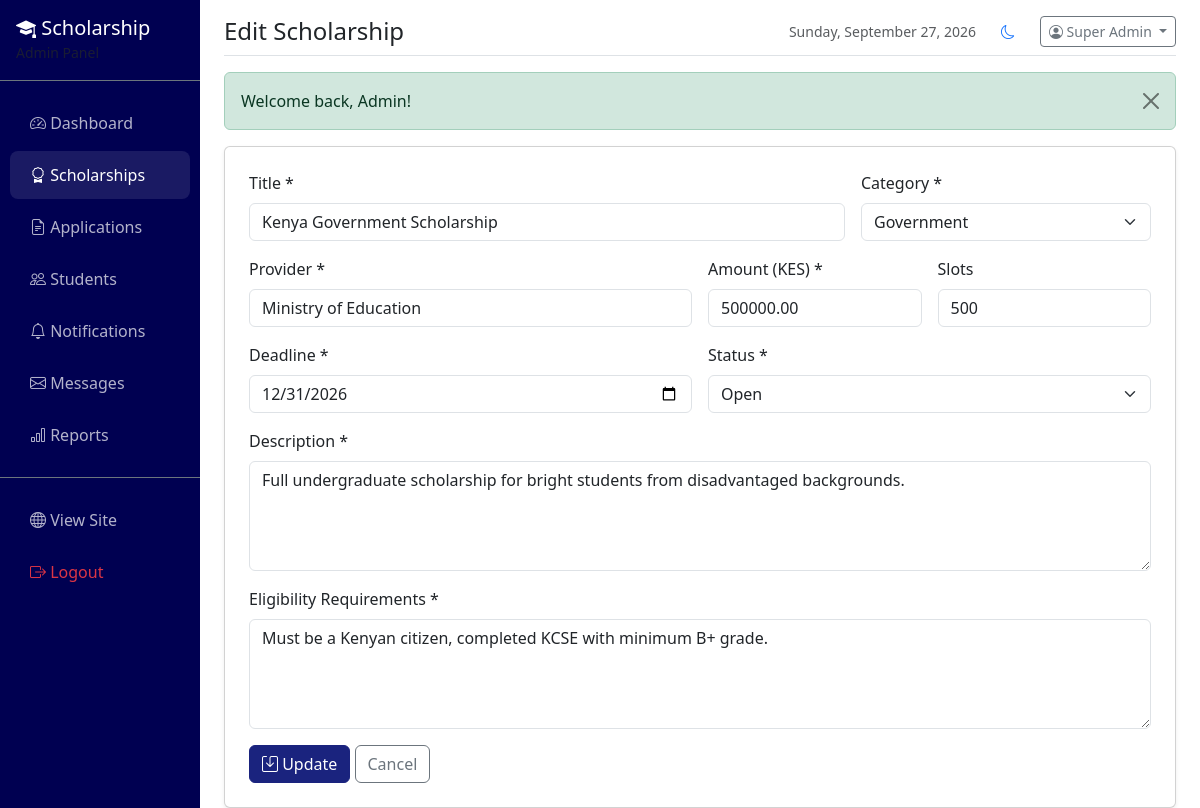
Screenshot of /admin/scholarship-form.php?id=1 (signed in) with the database file from the repository.
### tables this page shows
CREATE TABLE scholarships (
    scholarship_id INT AUTO_INCREMENT PRIMARY KEY,
    title VARCHAR(255) NOT NULL,
    description TEXT NOT NULL,
    eligibility TEXT NOT NULL,
    amount DECIMAL(12,2) DEFAULT NULL,
    slots INT DEFAULT NULL,
    category VARCHAR(100) NOT NULL,
    provider VARCHAR(200) NOT NULL,
    application_deadline DATE NOT NULL,
    status VARCHAR(20) DEFAULT 'open',
    created_at DATETIME DEFAULT CURRENT_TIMESTAMP,
    updated_at DATETIME DEFAULT CURRENT_TIMESTAMP ON UPDATE CURRENT_TIMESTAMP
);

### includes/auth.php (called while the page is built, shortened)
<?php
function getCurrentAdmin() {
    $pdo = getDB();
    $stmt = $pdo->prepare("SELECT * FROM admins WHERE admin_id = ?");
    $stmt->execute([$_SESSION['admin_id']]);
    return $stmt->fetch();
}
?>

### admin/scholarship-form.php (the view, shortened to what this page needs)
<?php
$pdo = getDB();
$id = (int)($_GET['id'] ?? 0);
$edit = $id > 0;
$pageTitle = $edit ? 'Edit Scholarship' : 'Add Scholarship';
$s = ['title'=>'','description'=>'','eligibility'=>'','amount'=>'','slots'=>'','category'=>'','provider'=>'','application_deadline'=>'','status'=>'open'];
if ($edit) {
    $stmt = $pdo->prepare("SELECT * FROM scholarships WHERE scholarship_id=?");
    $stmt->execute([$id]);
    $s = $stmt->fetch();
}
include 'includes/header.php';
?>
<div class="card shadow-sm">
    <div class="card-body p-4">
        <form method="POST">
            <div class="row g-3">
                <div class="col-md-8"><label class="form-label">Title *</label><input type="text" name="title" class="form-control" required value="<?= sanitize($s['title']) ?>"></div>
                <div class="col-md-4"><label class="form-label">Category *</label>
                    <select name="category" class="form-select" required>
                        <?php foreach (getScholarshipCategories() as $c): ?>
                            <option value="<?= $c ?>" <?= $s['category'] === $c ? 'selected' : '' ?>><?= $c ?></option>
                        <?php endforeach; ?>
                    </select>
                </div>
                <div class="col-md-6"><label class="form-label">Provider *</label><input type="text" name="provider" class="form-control" required value="<?= sanitize($s['provider']) ?>"></div>
                <div class="col-md-3"><label class="form-label">Amount (KES) *</label><input type="number" name="amount" step="0.01" class="form-control" required value="<?= sanitize($s['amount']) ?>"></div>
                <div class="col-md-3"><label class="form-label">Slots</label><input type="number" name="slots" class="form-control" value="<?= sanitize($s['slots']) ?>"></div>
                <div class="col-md-6"><label class="form-label">Deadline *</label><input type="date" name="application_deadline" class="form-control" required value="<?= sanitize($s['application_deadline']) ?>"></div>
                <div class="col-md-6"><label class="form-label">Status *</label>
                    <select name="status" class="form-select" required>
                        <option value="open" <?= $s['status'] === 'open' ? 'selected' : '' ?>>Open</option>
                    </select>
                </div>
                <div class="col-12"><label class="form-label">Description *</label><textarea name="description" class="form-control" rows="4" required><?= sanitize($s['description']) ?></textarea></div>
                <div class="col-12"><label class="form-label">Eligibility Requirements *</label><textarea name="eligibility" class="form-control" rows="4" required><?= sanitize($s['eligibility']) ?></textarea></div>
                <div class="col-12">
                    <button type="submit" class="btn btn-primary"><i class="bi bi-save"></i> <?= $edit ? 'Update' : 'Create' ?></button>
                    <a href="scholarships.php" class="btn btn-outline-secondary">Cancel</a>
                </div>
            </div>
        </form>
    </div>
</div>

### admin/includes/header.php (shortened to what this page needs)
<?php
$admin = getCurrentAdmin();
$currentPage = basename($_SERVER['PHP_SELF']);
$currentTheme = $_COOKIE['theme'] ?? 'light';
?>
<!DOCTYPE html>
<html lang="en" data-bs-theme="<?= $currentTheme ?>">
<head>
    <link href="https://cdn.jsdelivr.net/npm/bootstrap@5.3.0/dist/css/bootstrap.min.css" rel="stylesheet">
    <link href="https://cdn.jsdelivr.net/npm/bootstrap-icons@1.11.0/font/bootstrap-icons.css" rel="stylesheet">
    <link href="<?= APP_URL ?>assets/css/style.css" rel="stylesheet">
</head>
<body>
<div class="container-fluid">
    <div class="row">
        <nav class="col-md-2 d-md-block admin-sidebar p-0">
            <div class="p-3 border-bottom border-secondary">
                <h5 class="text-white mb-0"><i class="bi bi-mortarboard-fill"></i> Scholarship</h5>
                <small class="text-muted">Admin Panel</small>
            </div>
            <ul class="nav flex-column mt-3">
                <li class="nav-item"><a class="nav-link <?= $currentPage === 'dashboard.php' ? 'active' : '' ?>" href="dashboard.php"><i class="bi bi-speedometer2"></i> Dashboard</a></li>
                <li class="nav-item"><a class="nav-link <?= in_array($currentPage, ['scholarships.php','scholarship-form.php']) ? 'active' : '' ?>" href="scholarships.php"><i class="bi bi-award"></i> Scholarships</a></li>
                <li class="nav-item"><a class="nav-link <?= in_array($currentPage, ['applications.php','application-view.php']) ? 'active' : '' ?>" href="applications.php"><i class="bi bi-file-earmark-text"></i> Applications
                </a></li>
                <li class="nav-item"><a class="nav-link <?= $currentPage === 'students.php' ? 'active' : '' ?>" href="students.php"><i class="bi bi-people"></i> Students</a></li>
                <li class="nav-item"><a class="nav-link <?= $currentPage === 'notifications.php' ? 'active' : '' ?>" href="notifications.php"><i class="bi bi-bell"></i> Notifications</a></li>
                <li class="nav-item"><a class="nav-link <?= $currentPage === 'messages.php' ? 'active' : '' ?>" href="messages.php"><i class="bi bi-envelope"></i> Messages
                </a></li>
                <li class="nav-item"><a class="nav-link <?= $currentPage === 'reports.php' ? 'active' : '' ?>" href="reports.php"><i class="bi bi-bar-chart"></i> Reports</a></li>
                <li class="nav-item mt-3 border-top border-secondary pt-3"><a class="nav-link" href="<?= APP_URL ?>" target="_blank"><i class="bi bi-globe"></i> View Site</a></li>
                <li class="nav-item"><a class="nav-link text-danger" href="<?= APP_URL ?>admin/logout.php"><i class="bi bi-box-arrow-right"></i> Logout</a></li>
            </ul>
        </nav>
        <main class="col-md-10 ms-sm-auto px-md-4">
            <div class="d-flex justify-content-between align-items-center pt-3 pb-2 mb-3 border-bottom">
                <h1 class="h4 mb-0"><?= $pageTitle ?? 'Dashboard' ?></h1>
                <div class="d-flex align-items-center gap-3">
                    <small class="text-muted"><?= date('l, F j, Y') ?></small>
                    <button class="btn btn-sm btn-link" id="themeToggle">
                        <i class="bi bi-<?= $currentTheme === 'dark' ? 'sun' : 'moon' ?>"></i>
                    </button>
                    <div class="dropdown">
                        <a class="btn btn-sm btn-outline-secondary dropdown-toggle" data-bs-toggle="dropdown">
                            <i class="bi bi-person-circle"></i> <?= sanitize($admin['full_name']) ?>
                        </a>
                    </div>
                </div>
            </div>
            <div class="container-fluid px-0">

### assets/css/style.css (style rules this page uses)
:root { --primary-color: #1a237e; --primary-light: #534bae; --primary-dark: #000051; --success-color: #2e7d32; --warning-color: #f57c00; --danger-color: #c62828; }
.admin-sidebar { min-height: 100vh; background: var(--primary-dark); color: white; }
.admin-sidebar .nav-link { color: rgba(255, 255, 255, 0.7); padding: 12px 20px; border-radius: 8px; margin: 2px 10px; }
.admin-sidebar .nav-link:hover, .admin-sidebar .nav-link.active { background: rgba(255, 255, 255, 0.1); color: white; }
.btn-primary { background-color: var(--primary-color); border-color: var(--primary-color); }

### rows the page displays
scholarships: title "Kenya Government Scholarship", category "Government", provider "Ministry of Education", amount "500000.00", slots "500", application_deadline "12/31/2026", status "Open", description "Full undergraduate scholarship for bright students from disadvantaged backgrounds.", eligibility "Must be a Kenyan citizen, completed KCSE with minimum B+ grade."

### other values shown
$pageTitle "Edit Scholarship"
$admin['full_name'] "Super Admin"
$flash['message'] "Welcome back, Admin!"
